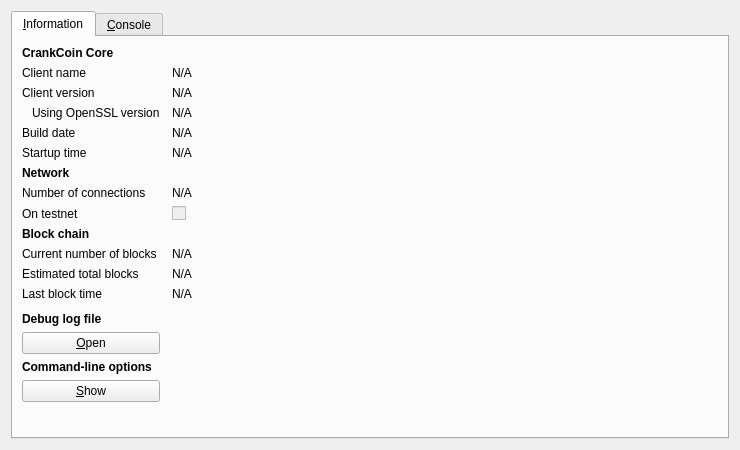
<?xml version="1.0" encoding="UTF-8"?>
<ui version="4.0">
 <class>RPCConsole</class>
 <widget class="QDialog" name="RPCConsole">
  <property name="geometry">
   <rect>
    <x>0</x>
    <y>0</y>
    <width>740</width>
    <height>450</height>
   </rect>
  </property>
  <property name="windowTitle">
   <string>CrankCoin - Debug window</string>
  </property>
  <layout class="QVBoxLayout" name="verticalLayout_2">
   <item>
    <widget class="QTabWidget" name="tabWidget">
     <property name="currentIndex">
      <number>0</number>
     </property>
     <widget class="QWidget" name="tab_info">
      <attribute name="title">
       <string>&amp;Information</string>
      </attribute>
      <layout class="QGridLayout" name="gridLayout" columnstretch="0,1">
       <property name="horizontalSpacing">
        <number>12</number>
       </property>
       <item row="0" column="0">
        <widget class="QLabel" name="label_9">
         <property name="font">
          <font>
           <weight>75</weight>
           <bold>true</bold>
          </font>
         </property>
         <property name="text">
          <string>CrankCoin Core</string>
         </property>
        </widget>
       </item>
       <item row="1" column="0">
        <widget class="QLabel" name="label_5">
         <property name="text">
          <string>Client name</string>
         </property>
        </widget>
       </item>
       <item row="1" column="1">
        <widget class="QLabel" name="clientName">
         <property name="cursor">
          <cursorShape>IBeamCursor</cursorShape>
         </property>
         <property name="text">
          <string>N/A</string>
         </property>
         <property name="textFormat">
          <enum>Qt::PlainText</enum>
         </property>
         <property name="textInteractionFlags">
          <set>Qt::LinksAccessibleByMouse|Qt::TextSelectableByKeyboard|Qt::TextSelectableByMouse</set>
         </property>
        </widget>
       </item>
       <item row="2" column="0">
        <widget class="QLabel" name="label_6">
         <property name="text">
          <string>Client version</string>
         </property>
        </widget>
       </item>
       <item row="2" column="1">
        <widget class="QLabel" name="clientVersion">
         <property name="cursor">
          <cursorShape>IBeamCursor</cursorShape>
         </property>
         <property name="text">
          <string>N/A</string>
         </property>
         <property name="textFormat">
          <enum>Qt::PlainText</enum>
         </property>
         <property name="textInteractionFlags">
          <set>Qt::LinksAccessibleByMouse|Qt::TextSelectableByKeyboard|Qt::TextSelectableByMouse</set>
         </property>
        </widget>
       </item>
       <item row="3" column="0">
        <widget class="QLabel" name="label_14">
         <property name="text">
          <string>Using OpenSSL version</string>
         </property>
         <property name="indent">
          <number>10</number>
         </property>
        </widget>
       </item>
       <item row="3" column="1">
        <widget class="QLabel" name="openSSLVersion">
         <property name="cursor">
          <cursorShape>IBeamCursor</cursorShape>
         </property>
         <property name="text">
          <string>N/A</string>
         </property>
         <property name="textFormat">
          <enum>Qt::PlainText</enum>
         </property>
         <property name="textInteractionFlags">
          <set>Qt::LinksAccessibleByMouse|Qt::TextSelectableByKeyboard|Qt::TextSelectableByMouse</set>
         </property>
        </widget>
       </item>
       <item row="4" column="0">
        <widget class="QLabel" name="label_12">
         <property name="text">
          <string>Build date</string>
         </property>
        </widget>
       </item>
       <item row="4" column="1">
        <widget class="QLabel" name="buildDate">
         <property name="cursor">
          <cursorShape>IBeamCursor</cursorShape>
         </property>
         <property name="text">
          <string>N/A</string>
         </property>
         <property name="textFormat">
          <enum>Qt::PlainText</enum>
         </property>
         <property name="textInteractionFlags">
          <set>Qt::LinksAccessibleByMouse|Qt::TextSelectableByKeyboard|Qt::TextSelectableByMouse</set>
         </property>
        </widget>
       </item>
       <item row="5" column="0">
        <widget class="QLabel" name="label_13">
         <property name="text">
          <string>Startup time</string>
         </property>
        </widget>
       </item>
       <item row="5" column="1">
        <widget class="QLabel" name="startupTime">
         <property name="cursor">
          <cursorShape>IBeamCursor</cursorShape>
         </property>
         <property name="text">
          <string>N/A</string>
         </property>
         <property name="textFormat">
          <enum>Qt::PlainText</enum>
         </property>
         <property name="textInteractionFlags">
          <set>Qt::LinksAccessibleByMouse|Qt::TextSelectableByKeyboard|Qt::TextSelectableByMouse</set>
         </property>
        </widget>
       </item>
       <item row="6" column="0">
        <widget class="QLabel" name="label_11">
         <property name="font">
          <font>
           <weight>75</weight>
           <bold>true</bold>
          </font>
         </property>
         <property name="text">
          <string>Network</string>
         </property>
        </widget>
       </item>
       <item row="7" column="0">
        <widget class="QLabel" name="label_7">
         <property name="text">
          <string>Number of connections</string>
         </property>
        </widget>
       </item>
       <item row="7" column="1">
        <widget class="QLabel" name="numberOfConnections">
         <property name="cursor">
          <cursorShape>IBeamCursor</cursorShape>
         </property>
         <property name="text">
          <string>N/A</string>
         </property>
         <property name="textFormat">
          <enum>Qt::PlainText</enum>
         </property>
         <property name="textInteractionFlags">
          <set>Qt::LinksAccessibleByMouse|Qt::TextSelectableByKeyboard|Qt::TextSelectableByMouse</set>
         </property>
        </widget>
       </item>
       <item row="8" column="0">
        <widget class="QLabel" name="label_8">
         <property name="text">
          <string>On testnet</string>
         </property>
        </widget>
       </item>
       <item row="8" column="1">
        <widget class="QCheckBox" name="isTestNet">
         <property name="enabled">
          <bool>false</bool>
         </property>
         <property name="text">
          <string/>
         </property>
        </widget>
       </item>
       <item row="9" column="0">
        <widget class="QLabel" name="label_10">
         <property name="font">
          <font>
           <weight>75</weight>
           <bold>true</bold>
          </font>
         </property>
         <property name="text">
          <string>Block chain</string>
         </property>
        </widget>
       </item>
       <item row="10" column="0">
        <widget class="QLabel" name="label_3">
         <property name="text">
          <string>Current number of blocks</string>
         </property>
        </widget>
       </item>
       <item row="10" column="1">
        <widget class="QLabel" name="numberOfBlocks">
         <property name="cursor">
          <cursorShape>IBeamCursor</cursorShape>
         </property>
         <property name="text">
          <string>N/A</string>
         </property>
         <property name="textFormat">
          <enum>Qt::PlainText</enum>
         </property>
         <property name="textInteractionFlags">
          <set>Qt::LinksAccessibleByMouse|Qt::TextSelectableByKeyboard|Qt::TextSelectableByMouse</set>
         </property>
        </widget>
       </item>
       <item row="11" column="0">
        <widget class="QLabel" name="label_4">
         <property name="text">
          <string>Estimated total blocks</string>
         </property>
        </widget>
       </item>
       <item row="11" column="1">
        <widget class="QLabel" name="totalBlocks">
         <property name="cursor">
          <cursorShape>IBeamCursor</cursorShape>
         </property>
         <property name="text">
          <string>N/A</string>
         </property>
         <property name="textFormat">
          <enum>Qt::PlainText</enum>
         </property>
         <property name="textInteractionFlags">
          <set>Qt::LinksAccessibleByMouse|Qt::TextSelectableByKeyboard|Qt::TextSelectableByMouse</set>
         </property>
        </widget>
       </item>
       <item row="12" column="0">
        <widget class="QLabel" name="label_2">
         <property name="text">
          <string>Last block time</string>
         </property>
        </widget>
       </item>
       <item row="12" column="1">
        <widget class="QLabel" name="lastBlockTime">
         <property name="cursor">
          <cursorShape>IBeamCursor</cursorShape>
         </property>
         <property name="text">
          <string>N/A</string>
         </property>
         <property name="textFormat">
          <enum>Qt::PlainText</enum>
         </property>
         <property name="textInteractionFlags">
          <set>Qt::LinksAccessibleByMouse|Qt::TextSelectableByKeyboard|Qt::TextSelectableByMouse</set>
         </property>
        </widget>
       </item>
       <item row="13" column="0">
        <spacer name="verticalSpacer_2">
         <property name="orientation">
          <enum>Qt::Vertical</enum>
         </property>
         <property name="sizeHint" stdset="0">
          <size>
           <width>20</width>
           <height>20</height>
          </size>
         </property>
        </spacer>
       </item>
       <item row="14" column="0">
        <widget class="QLabel" name="labelDebugLogfile">
         <property name="font">
          <font>
           <weight>75</weight>
           <bold>true</bold>
          </font>
         </property>
         <property name="text">
          <string>Debug log file</string>
         </property>
        </widget>
       </item>
       <item row="15" column="0">
        <widget class="QPushButton" name="openDebugLogfileButton">
         <property name="toolTip">
          <string>Open the CrankCoin debug log file from the current data directory. This can take a few seconds for large log files.</string>
         </property>
         <property name="text">
          <string>&amp;Open</string>
         </property>
         <property name="autoDefault">
          <bool>false</bool>
         </property>
        </widget>
       </item>
       <item row="16" column="0">
        <widget class="QLabel" name="labelCLOptions">
         <property name="font">
          <font>
           <weight>75</weight>
           <bold>true</bold>
          </font>
         </property>
         <property name="text">
          <string>Command-line options</string>
         </property>
        </widget>
       </item>
       <item row="17" column="0">
        <widget class="QPushButton" name="showCLOptionsButton">
         <property name="toolTip">
          <string>Show the CrankCoin-qt help message to get a list with possible CrankCoin command-line options.</string>
         </property>
         <property name="text">
          <string>&amp;Show</string>
         </property>
         <property name="autoDefault">
          <bool>false</bool>
         </property>
        </widget>
       </item>
       <item row="18" column="0">
        <spacer name="verticalSpacer">
         <property name="orientation">
          <enum>Qt::Vertical</enum>
         </property>
         <property name="sizeHint" stdset="0">
          <size>
           <width>20</width>
           <height>40</height>
          </size>
         </property>
        </spacer>
       </item>
      </layout>
     </widget>
     <widget class="QWidget" name="tab_console">
      <attribute name="title">
       <string>&amp;Console</string>
      </attribute>
      <layout class="QVBoxLayout" name="verticalLayout_3">
       <property name="spacing">
        <number>3</number>
       </property>
       <item>
        <widget class="QTextEdit" name="messagesWidget">
         <property name="minimumSize">
          <size>
           <width>0</width>
           <height>100</height>
          </size>
         </property>
         <property name="readOnly">
          <bool>true</bool>
         </property>
         <property name="tabKeyNavigation" stdset="0">
          <bool>false</bool>
         </property>
         <property name="columnCount" stdset="0">
          <number>2</number>
         </property>
        </widget>
       </item>
       <item>
        <layout class="QHBoxLayout" name="horizontalLayout">
         <property name="spacing">
          <number>3</number>
         </property>
         <item>
          <widget class="QLabel" name="label">
           <property name="text">
            <string notr="true">&gt;</string>
           </property>
          </widget>
         </item>
         <item>
          <widget class="QLineEdit" name="lineEdit"/>
         </item>
         <item>
          <widget class="QPushButton" name="clearButton">
           <property name="maximumSize">
            <size>
             <width>24</width>
             <height>24</height>
            </size>
           </property>
           <property name="toolTip">
            <string>Clear console</string>
           </property>
           <property name="text">
            <string/>
           </property>
           <property name="icon">
            <iconset resource="../bitcoin.qrc">
             <normaloff>:/icons/remove</normaloff>:/icons/remove</iconset>
           </property>
           <property name="shortcut">
            <string notr="true">Ctrl+L</string>
           </property>
           <property name="autoDefault">
            <bool>false</bool>
           </property>
          </widget>
         </item>
        </layout>
       </item>
      </layout>
     </widget>
    </widget>
   </item>
  </layout>
 </widget>
 <resources>
  <include location="../bitcoin.qrc"/>
 </resources>
 <connections/>
</ui>
